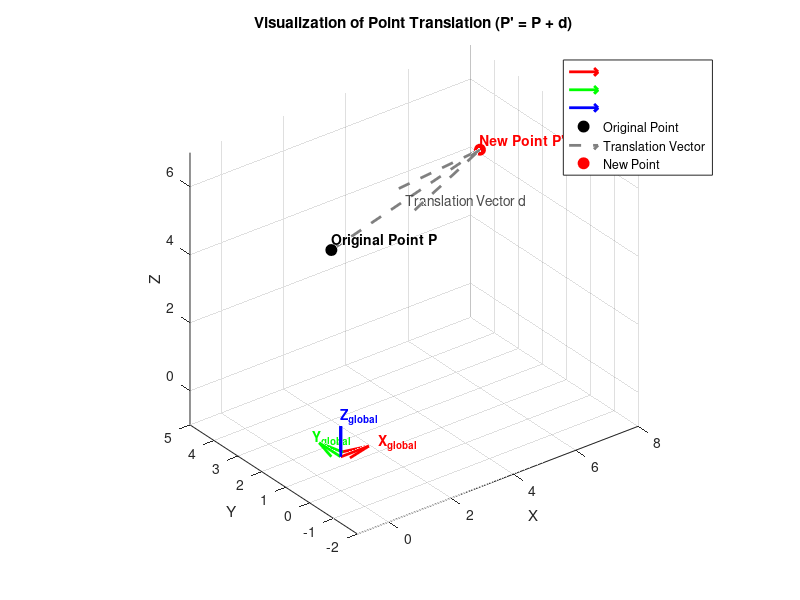

The MATLAB script that drew this image:
% --- Parameters ---
% Original Point P
P = [2; 3; 4]; 

% Translation / Origin Shift vector d
d = [4; -1; 2]; 

% Calculate new position (P' = P + d)
P_new = P + d;

% --- Plotting Setup ---
figure('Name', 'Coordinate Transformation: Translation', 'Color', 'w');
hold on; grid on; axis equal;
view(3); % Set 3D view

% 1. Plot the Global Coordinate Frame (Origin at 0,0,0)
quiver3(0,0,0, 1,0,0, 'r', 'LineWidth', 2, 'MaxHeadSize', 0.5); % X-axis
quiver3(0,0,0, 0,1,0, 'g', 'LineWidth', 2, 'MaxHeadSize', 0.5); % Y-axis
quiver3(0,0,0, 0,0,1, 'b', 'LineWidth', 2, 'MaxHeadSize', 0.5); % Z-axis
text(1.2, 0, 0, 'X_{global}', 'Color', 'r', 'FontWeight', 'bold');
text(0, 1.2, 0, 'Y_{global}', 'Color', 'g', 'FontWeight', 'bold');
text(0, 0, 1.2, 'Z_{global}', 'Color', 'b', 'FontWeight', 'bold');

% 2. Plot Original Point P
plot3(P(1), P(2), P(3), 'ko', 'MarkerSize', 8, 'MarkerFaceColor', 'k');
text(P(1), P(2), P(3)+0.3, 'Original Point P', 'FontWeight', 'bold');

% 3. Plot Translation Vector d (from P to P_new)
% We draw it starting from P to show the shift
quiver3(P(1), P(2), P(3), d(1), d(2), d(3), 0, ...
    'Color', [0.5 0.5 0.5], 'LineWidth', 2, 'LineStyle', '--', 'MaxHeadSize', 0.3);
text(P(1)+d(1)/2, P(2)+d(2)/2, P(3)+d(3)/2, 'Translation Vector d', 'Color', [0.3 0.3 0.3]);

% 4. Plot New Point P'
plot3(P_new(1), P_new(2), P_new(3), 'ro', 'MarkerSize', 8, 'MarkerFaceColor', 'r');
text(P_new(1), P_new(2), P_new(3)+0.3, 'New Point P''', 'FontWeight', 'bold', 'Color', 'r');

% 5. Add a "ghost" frame at the new point to show it shifted
% (Optional: uncomment to visualize the frame shifting instead of the point)
% quiver3(P_new(1), P_new(2), P_new(3), 1,0,0, 'r', 'LineWidth', 1);
% quiver3(P_new(1), P_new(2), P_new(3), 0,1,0, 'g', 'LineWidth', 1);
% quiver3(P_new(1), P_new(2), P_new(3), 0,0,1, 'b', 'LineWidth', 1);

% Formatting
xlabel('X'); ylabel('Y'); zlabel('Z');
title('Visualization of Point Translation (P'' = P + d)');
legend('', '', '', 'Original Point', 'Translation Vector', 'New Point', 'Location', 'best');
xlim([-1 8]); ylim([-2 5]); zlim([-1 7]);
hold off;
